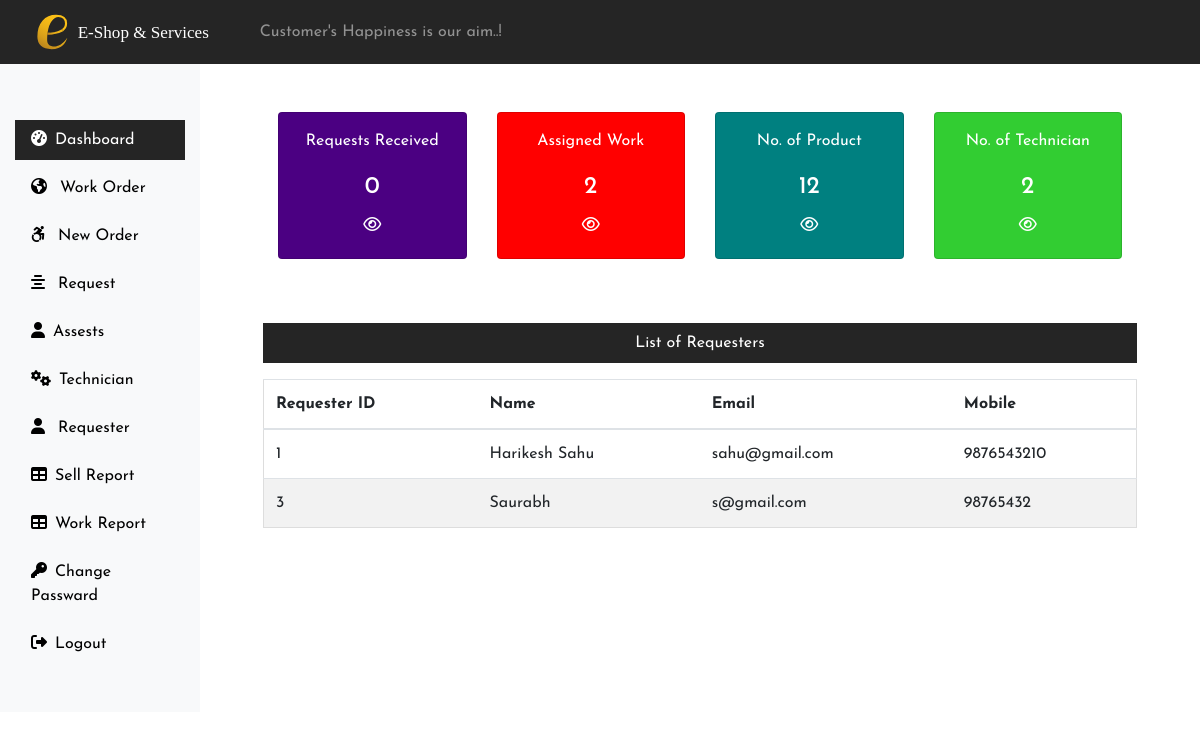
/Admin/dashboard.php (signed in), run on the app's committed database.
### tables this page shows
CREATE TABLE IF NOT EXISTS `user` (
  `uid` int(11) NOT NULL AUTO_INCREMENT,
  `name` varchar(255) NOT NULL,
  `email` varchar(255) NOT NULL,
  `mobile` varchar(255) NOT NULL,
  `address` varchar(255) NOT NULL,
  `password` varchar(255) NOT NULL,
  PRIMARY KEY (`uid`)
);

### Admin/dashboard.php (the view, shortened to what this page needs)
<?php
 include('../connection.php');
 include('includes/header.php');
$sql1 = "SELECT count(*) FROM `request`";
$result1= $conn->query($sql1);
$row1 = mysqli_fetch_row($result1);
$sql2 = "SELECT count(*) FROM `assign`";
$result2= $conn->query($sql2);
$row2 = mysqli_fetch_row($result2);
$sql3 = "SELECT count(*) FROM `technician`";
$result3= $conn->query($sql3);
$row3 = mysqli_fetch_row($result3);
$sql4 = "SELECT count(*) FROM `assest`";
$result4= $conn->query($sql4);
$row4 = mysqli_fetch_row($result4);
 ?>
    <div class="col-sm-9 col-md-10">
        <div class="row text-center mx-5">
            <div class="col-sm-3 mt-5">
                <div class="card text-white  mb-3" style="max-width:18rem; background-color:#4b0082">
                    <div class="pt-3">Requests Received</div>
                    <div class="card-body">
                    <h4 class="card-title"><?php echo $row1[0];?></h4>
                    <a href="request.php" class=" text-white"><i class="fa fa-eye"></i></a>
                    </div>
                </div>
            </div>
            <div class="col-sm-3 mt-5">
            <div class="card text-white  mb-3" style="max-width:18rem;background-color:#ff0000">
                    <div class="pt-3">Assigned Work</div>
                    <div class="card-body">
                    <h4 class="card-title"><?php echo $row2[0];?></h4>
                    <a href="workOrder.php" class=" text-white"><i class="fa fa-eye"></i></a>
                    </div>
                </div>
            </div>
            <div class="col-sm-3 mt-5">
            <div class="card text-white  mb-3" style="max-width:18rem;background-color:#008080">
                    <div class="pt-3">No. of Product</div>
                    <div class="card-body">
                    <h4 class="card-title"><?php echo $row4[0];?></h4>
                    <a href="assest.php" class=" text-white"><i class="fa fa-eye"></i></a>
                    </div>
                </div>
            </div>
            <div class="col-sm-3 mt-5">
            <div class="card text-white  mb-3" style="max-width:18rem;background-color:	#32cd32">
                    <div class="pt-3">No. of Technician</div>
                    <div class="card-body">
                    <h4 class="card-title"><?php echo $row3[0];?></h4>
                    <a href="technician.php" class=" text-white"><i class="fa fa-eye"></i></a>
                    </div>
                </div>
            </div>
        </div>
        <div class="text-center mx-5 mt-5">
            <p class="blkColor  text-white p-2">List of Requesters</p>
               <?php   $sql = "SELECT * FROM `user`";
                    $result= $conn->query($sql);
                    if($result->num_rows > 0){
                        echo'<table class="table">
                                <thead>
                                <tr>
                                    <th scope="col">Requester ID</th>
                                    <th scope="col">Name</th>
                                    <th scope="col">Email</th>
                                    <th scope="col">Mobile</th>
                                </tr>
                                </thead>
                                <tbody>';
                                    while($row = $result->fetch_assoc()){
                             echo ' <tr>';
                             echo '<td>'.$row['uid'].'</td>';
                             echo '<td>'.$row['name'].'</td>';
                             echo '<td>'.$row['email'].'</td>';
                             echo '<td>'.$row['mobile'].'</td>';
                             echo     '</tr>';
                                    }
                          echo  '</tbody>
                             </table>';
                    }
                    else{
                        echo '0 Result';
                    }
               ?>
        </div>
    </div>
    <?php include('includes/footer.php');?>

### css/portalStyle.css (style rules this page uses)
body { overflow-x: hidden; }
table { border-collapse: collapse; border-spacing: 0; width: 100%; border: 1px solid #ddd; }
th, td { text-align: left; padding: 16px; }
tr:nth-child(even) { background-color: #f2f2f2; }
* { margin: 0; padding: 0; box-sizing: border-box; font-family: 'Josefin Sans', sans-serif; }
a { text-decoration:none; }
.blkColor { background-color:#252525; }

### data on the page
user: uid "1", name "Harikesh Sahu", email "sahu@gmail.com", mobile "9876543210"
user: uid "3", name "Saurabh", email "s@gmail.com", mobile "98765432"

### other printed values
$row1[0] "0"
$row2[0] "2"
$row4[0] "12"
$row3[0] "2"
